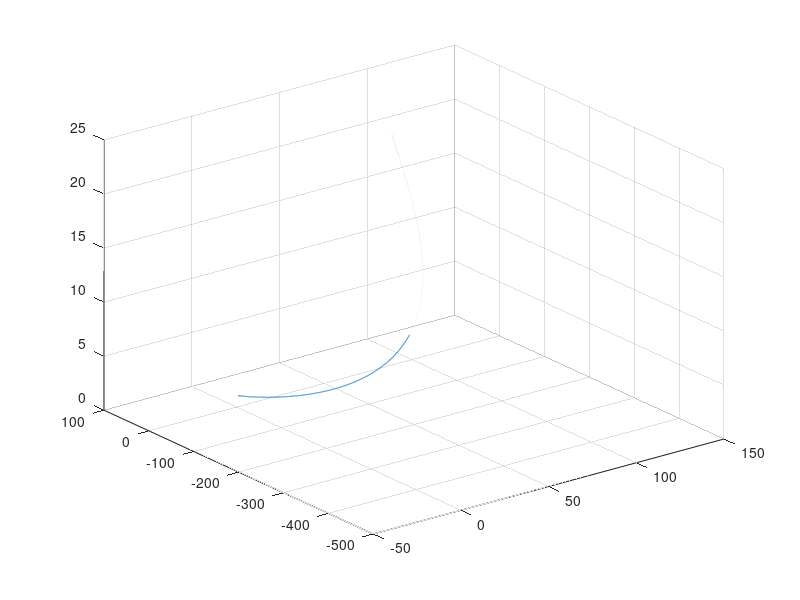

MATLAB code for this plot:
clc

%% Reference Generation
trajectory_rif=[]; %Matrix for position reference
velocity_rif=[]; %Matrix for velocity reference
acceleration_rif=[]; %Matrix for acceleration reference 
log_vars = [];

Ts=0.1;
te=500; %Final time

x_start=[1 1 1]'; %Starting position
v_start=[0 0 0]'; %Starting velocity
a_start=[0 0 0]'; %Starting acceleration

x_end=[100 45 20]'; %Final position
v_end=[1 5 0]'; %Final velocity
a_end=[0 0 0]'; %Final acceleration

A=[te^3 te^4 te^5;
   3*te^2 4*te^3 5*te^4;
   6*te 12*te^2 20*te^3];

PR=zeros(6,3); %Each column is an [a0 a1 a2 a3 a4 a5]' vector

%The first three row of P comes from boundary condition (a0,a1,a2)
PR(1,:)=[x_start(1),x_start(2),x_start(3)];
PR(2,:)=[v_start(1),v_start(2),v_start(3)];
PR(3,:)=[a_start(1)/2,a_start(2)/2,a_start(3)/2];

for i=1:3
%when i = 1 we only consider x coordinate, when i = 2 we consider y
%coordinate
x_tend = x_end(i);
v_tend = v_end(i);
a_tend = a_end(i);
M=zeros(3,1);
M(1) = x_tend - PR(1,i) - PR(2,i)*te - PR(3,i)*(te^2);
M(2) = v_tend - PR(2,i) - 2*PR(3,i)*te;
M(3) = a_tend - 2*PR(3,i);

PR(4:6,i) = inv(A)*M; %the first three row of P have already been computed 

end
i = 1;
for t= 0:Ts:te
x = x_start(1) + PR(2,1)*t + PR(3,1)*t^2 + PR(4,1)*t^3 + PR(5,1)*t^4 + PR(6,1)*t^5;
y = x_start(2) + PR(2,2)*t + PR(3,2)*t^2 + PR(4,2)*t^3 + PR(5,2)*t^4 + PR(6,2)*t^5;
z = x_start(3) + PR(2,3)*t + PR(3,3)*t^2 + PR(4,3)*t^3 + PR(5,3)*t^4 + PR(6,3)*t^5;

vx = PR(2,1) + 2*PR(3,1)*t+3*PR(4,1)*t^2 + 4*PR(5,1)*t^3 + 5*PR(6,1)*t^4;
vy = PR(2,2) + 2*PR(3,2)*t+3*PR(4,2)*t^2 + 4*PR(5,2)*t^3 + 5*PR(6,2)*t^4;
vz = PR(2,3) + 2*PR(3,3)*t+3*PR(4,3)*t^2 + 4*PR(5,3)*t^3 + 5*PR(6,3)*t^4;

ax = 2*PR(3,1) + 6*PR(4,1)*t + 12*PR(5,1)*t^2 + 20*PR(6,1)*t^3;
ay = 2*PR(3,2) + 6*PR(4,2)*t + 12*PR(5,2)*t^2 + 20*PR(6,2)*t^3;
az = 2*PR(3,3) + 6*PR(4,3)*t + 12*PR(5,3)*t^2 + 20*PR(6,3)*t^3;

p =[x y z]';
v = [vx vy vz]';
a = [ax ay az]';
trajectory_gen(:,i) = [trajectory_rif,p];
velocity_gen(:,i) = [velocity_rif,v];
acceleration_gen(:,i) = [acceleration_rif,a];
i = i+1;
end

log_vars.trajectory_gen = trajectory_gen;
log_vars.velocity_gen = velocity_gen;
log_vars.acceleration_gen = acceleration_gen;
plot3(trajectory_gen(1,:),trajectory_gen(2,:),trajectory_gen(3,:));

grid on